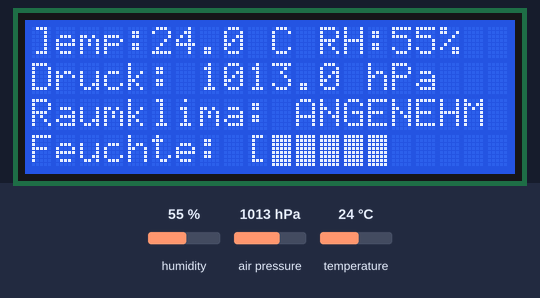
The sketch below on a simulated Arduino Uno, built with avr-gcc and run on an emulated ATmega328P. On the bench: 20×4 character LCD. The test bench sets the inputs (shaded band); at power-on: humidity 55 %, temperature 24 °C, air pressure 1013 hPa.

Above: at 10.5 s.
10.6 s: humidity set to 22 %
At 13.0 s:
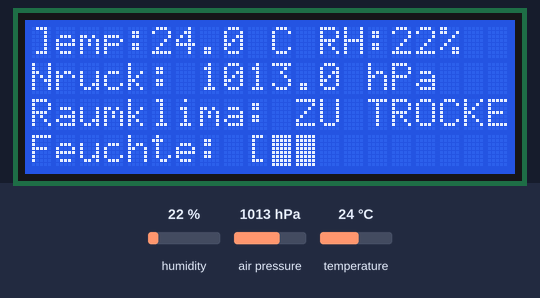
13.4 s: temperature set to 12 °C
At 19.0 s:
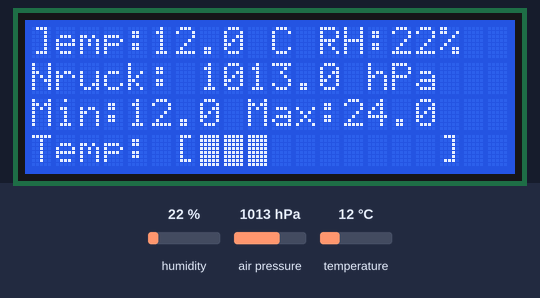
19.4 s: temperature set to 19 °C
At 21.2 s:
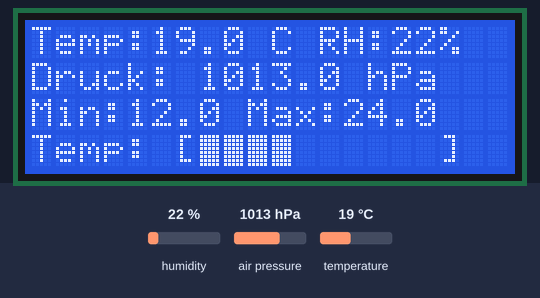
22.1 s: temperature set to 28 °C
At 24.3 s:
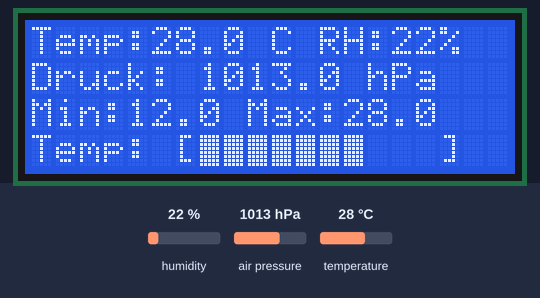
27.4 s: air pressure set to 952 hPa
At 28.3 s:
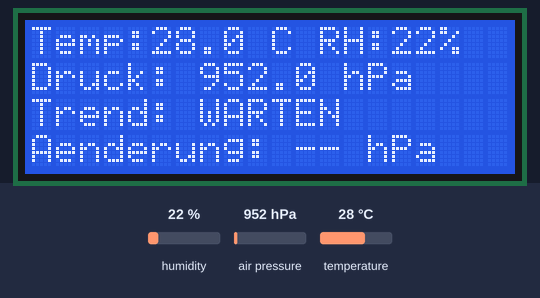
Timing chart, 0 to 30.4 s (numbered marks = the images above; inputs shaded):
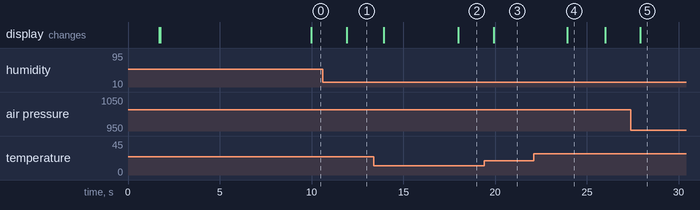

Measured:
- after the input at 10.6 s, the display: changes after 1.3 s (image 1)
- after the input at 13.4 s, the display: first changes after 0.53 s (image 2 shows a later state)
- after the input at 19.4 s, the display: changes after 0.52 s (image 3)
- after the input at 22.1 s, the display: changes after 1.8 s (image 4)
- what the display in image 4 shows lasts 2.1 s, from 23.9 s to 26.0 s

The sketch:

Wetterstation_BME280_LCD20x4.ino
```cpp
#include <Wire.h>
#include <LiquidCrystal_I2C.h>
#include "Seeed_BME280.h"
#include <math.h>

LiquidCrystal_I2C lcd(0x27, 20, 4);
BME280 bme280;

const float referenzDruck = 1020.0;

float temperatur = 0;
float feuchtigkeit = 0;
float druck = 0;
float hoehe = 0;

float minTemp = 1000;
float maxTemp = -1000;

float vergleichsDruck = 0;
float druckAenderung = 0;

unsigned long letzteMessung = 0;
unsigned long letzterWechsel = 0;
unsigned long letzterDruckvergleich = 0;

byte seite = 0;
bool trendBereit = false;

void zeileLoeschen(byte zeile) {
  lcd.setCursor(0, zeile);
  lcd.print(F("                    "));
  lcd.setCursor(0, zeile);
}

void balken(float wert, float minimum, float maximum) {
  int anzahl = constrain(
    (int)((wert - minimum) * 10.0 / (maximum - minimum)),
    0, 10
  );

  lcd.print('[');
  for (int i = 0; i < 10; i++) {
    if (i < anzahl) {
      lcd.write((uint8_t)255);
    } else {
      lcd.print(' ');
    }
  }
  lcd.print(']');
}

void messwerteLesen() {
  temperatur = bme280.getTemperature();
  feuchtigkeit = bme280.getHumidity();
  druck = bme280.getPressure() / 100.0;

  hoehe = 44330.0 *
          (1.0 - pow(druck / referenzDruck, 0.1903));

  if (temperatur < minTemp) minTemp = temperatur;
  if (temperatur > maxTemp) maxTemp = temperatur;
}

void hauptanzeige() {
  zeileLoeschen(0);
  lcd.print(F("Temp:"));
  lcd.print(temperatur, 1);
  lcd.print(F(" C RH:"));
  lcd.print(feuchtigkeit, 0);
  lcd.print('%');

  zeileLoeschen(1);
  lcd.print(F("Druck: "));
  lcd.print(druck, 1);
  lcd.print(F(" hPa"));
}

void zusatzanzeige() {
  zeileLoeschen(2);
  zeileLoeschen(3);

  switch (seite) {
    case 0:
      lcd.setCursor(0, 2);
      lcd.print(F("Hoehe: "));
      lcd.print(hoehe, 1);
      lcd.print(F(" m"));

      lcd.setCursor(0, 3);
      lcd.print(F("=== WETTERSTATION =="));
      break;

    case 1:
      lcd.setCursor(0, 2);
      lcd.print(F("Raumklima: "));

      if (temperatur >= 20 && temperatur <= 24 &&
          feuchtigkeit >= 40 && feuchtigkeit <= 60) {
        lcd.print(F("ANGENEHM"));
      } else if (feuchtigkeit < 40) {
        lcd.print(F("ZU TROCKEN"));
      } else if (feuchtigkeit > 60) {
        lcd.print(F("ZU FEUCHT"));
      } else if (temperatur < 20) {
        lcd.print(F("ZU KALT"));
      } else {
        lcd.print(F("ZU WARM"));
      }

      lcd.setCursor(0, 3);
      lcd.print(F("Feuchte: "));
      balken(feuchtigkeit, 0, 100);
      break;

    case 2:
      lcd.setCursor(0, 2);
      lcd.print(F("Min:"));
      lcd.print(minTemp, 1);
      lcd.print(F(" Max:"));
      lcd.print(maxTemp, 1);

      lcd.setCursor(0, 3);
      lcd.print(F("Temp: "));
      balken(temperatur, 0, 40);
      break;

    case 3:
      lcd.setCursor(0, 2);
      lcd.print(F("Trend: "));

      if (!trendBereit) {
        lcd.print(F("WARTEN"));
      } else if (druckAenderung > 0.5) {
        lcd.print(F("STEIGEND"));
      } else if (druckAenderung < -0.5) {
        lcd.print(F("FALLEND"));
      } else {
        lcd.print(F("STABIL"));
      }

      lcd.setCursor(0, 3);
      lcd.print(F("Aenderung: "));
      if (!trendBereit) {
        lcd.print(F("-- hPa"));
      } else {
        if (druckAenderung >= 0) lcd.print('+');
        lcd.print(druckAenderung, 1);
        lcd.print(F(" hPa"));
      }
      break;
  }
}

void setup() {
  Wire.begin();
  lcd.init();
  lcd.backlight();

  lcd.setCursor(0, 0);
  lcd.print(F("=== WETTERSTATION =="));
  lcd.setCursor(0, 1);
  lcd.print(F("BME280 + LCD 20x4"));
  lcd.setCursor(0, 2);
  lcd.print(F("Initialisierung..."));

  if (!bme280.init()) {
    lcd.clear();
    lcd.print(F("BME280 FEHLER!"));
    while (1);
  }

  delay(1500);
  lcd.clear();
  messwerteLesen();
  vergleichsDruck = druck;
  hauptanzeige();
  zusatzanzeige();

  letzteMessung = millis();
  letzterWechsel = millis();
  letzterDruckvergleich = millis();
}

void loop() {
  unsigned long jetzt = millis();

  if (jetzt - letzteMessung >= 2000UL) {
    letzteMessung = jetzt;
    messwerteLesen();
    hauptanzeige();
    zusatzanzeige();
  }

  if (jetzt - letzterWechsel >= 8000UL) {
    letzterWechsel = jetzt;
    seite++;
    if (seite > 3) seite = 0;
    zusatzanzeige();
  }

  if (jetzt - letzterDruckvergleich >= 300000UL) {
    druckAenderung = druck - vergleichsDruck;
    vergleichsDruck = druck;
    letzterDruckvergleich = jetzt;
    trendBereit = true;
  }
}
```
